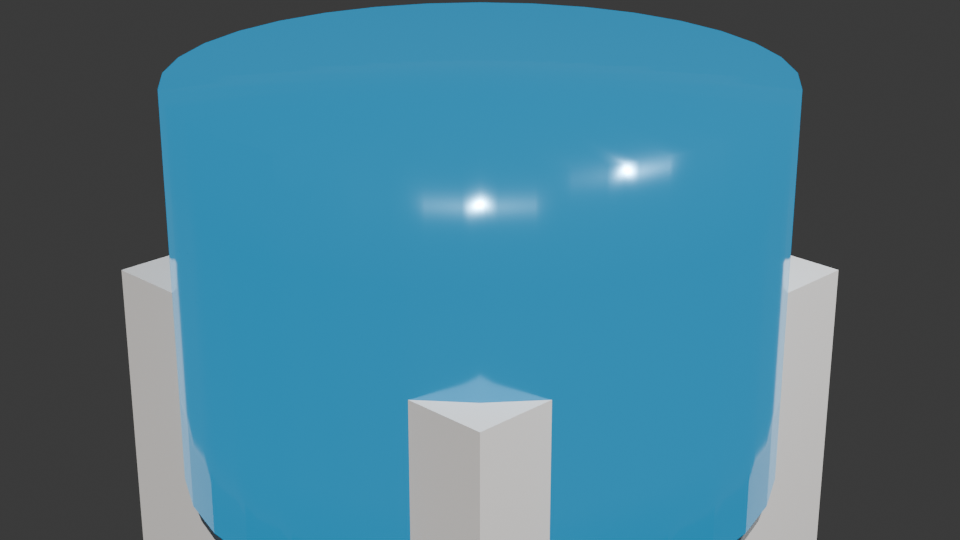
#> input picture Renders/phase2_render.png, 960 x 540 px, found by its file name
$ python vision_inspector.py
#> lines starting #> are read from the running program, lines starting #| are printed output that depends on the picture
### Core/config.py
import os
import sys
from pathlib import Path

# Studio Workspace Roots
PROJECT_ROOT = Path(r"D:\AI Local\Blender AI Studio")
CORE_DIR = PROJECT_ROOT / "Core"
AI_DIR = PROJECT_ROOT / "AI"
BLENDER_DIR = PROJECT_ROOT / "Blender"
GENERATION_DIR = PROJECT_ROOT / "Generation"
ASSETS_DIR = PROJECT_ROOT / "Assets"
PROJECTS_DIR = PROJECT_ROOT / "Projects"
EXPORTS_DIR = PROJECT_ROOT / "Exports"
RENDERS_DIR = PROJECT_ROOT / "Renders"
REPORTS_DIR = PROJECT_ROOT / "Reports"
TESTS_DIR = PROJECT_ROOT / "Tests"
DOCS_DIR = PROJECT_ROOT / "Documentation"

# Subdirectories
INPUT_DIR = GENERATION_DIR / "Input"
OUTPUT_DIR = GENERATION_DIR / "Output"
TEMP_DIR = GENERATION_DIR / "Temporary"
MODELS_DIR = ASSETS_DIR / "Models"
MATERIALS_DIR = ASSETS_DIR / "Materials"
TEXTURES_DIR = ASSETS_DIR / "Textures"
HDRI_DIR = ASSETS_DIR / "HDRI"

# Blender Configuration
BLENDER_LAUNCHER = Path(os.path.expandvars(r"%LOCALAPPDATA%\Microsoft\WindowsApps\blender-launcher.exe"))
BLENDER_APPX_PATH = Path(r"C:\Program Files\WindowsApps\BlenderFoundation.Blender_5.3.0.0_x64__ppwjx1n5r4v9t\Blender\blender.exe")
BLENDER_USER_SCRIPTS = Path(os.path.expandvars(r"%APPDATA%\Blender Foundation\Blender\5.3\scripts"))
BLENDER_USER_CONFIG = Path(os.path.expandvars(r"%APPDATA%\Blender Foundation\Blender\5.3\config"))

# Local AI & Model Paths (Discovered on disk)
LM_STUDIO_APP = Path(r"C:\Program Files\LM Studio\LM Studio.exe")
LM_STUDIO_CLI = Path(r"C:\Program Files\LM Studio\resources\app\.webpack\lms.exe")
LM_STUDIO_API_URL = "http://127.0.0.1:1234/v1"

LOCAL_MODELS = {
    "coder": Path(r"D:\AI Local\lmstudio-community\Qwen2.5-Coder-7B-Instruct-GGUF\Qwen2.5-Coder-7B-Instruct-Q4_K_M.gguf"),
    "vision": Path(r"D:\AI Local\lmstudio-community\Qwen3.5-9B-GGUF\Qwen3.5-9B-Q4_K_M.gguf"),
    "vision_proj": Path(r"D:\AI Local\lmstudio-community\Qwen3.5-9B-GGUF\mmproj-Qwen3.5-9B-BF16.gguf"),
    "reasoning": Path(r"D:\AI Local\lmstudio-community\DeepSeek-R1-0528-Qwen3-8B-GGUF\DeepSeek-R1-0528-Qwen3-8B-Q4_K_M.gguf"),
    "image": Path(r"D:\AI Local\unsloth\Z-Image-Turbo-GGUF\z-image-turbo-Q4_K_M.gguf"),
}

# Network Ports (Strictly Localhost)
BRIDGE_HOST = "127.0.0.1"
BRIDGE_PORT = 9855
MCP_PORT = 9856

# Hardware Budgets (RTX 5060 8GB constraints)
MAX_VRAM_MB = 8151
SAFETY_VRAM_HEADROOM_MB = 1200
MIN_FREE_DISK_GB = 25.0

# Ensure all workspace directories exist
for p in [CORE_DIR, AI_DIR, BLENDER_DIR, GENERATION_DIR, ASSETS_DIR,
          PROJECTS_DIR, EXPORTS_DIR, RENDERS_DIR, REPORTS_DIR, TESTS_DIR, DOCS_DIR,
          INPUT_DIR, OUTPUT_DIR, TEMP_DIR, MODELS_DIR, MATERIALS_DIR, TEXTURES_DIR, HDRI_DIR]:
    p.mkdir(parents=True, exist_ok=True)

### AI/Local/vision_inspector.py
"""
Blender AI Studio - Multimodal Vision & Render Quality Inspector
Inspects reference images, rendered frames, and geometry silhouettes
using PIL heuristics and local Qwen3.5-9B vision adapter.
"""

import os
import sys
import json
import base64
import urllib.request
from pathlib import Path
from typing import Dict, Any, Optional

try:
    from PIL import Image, ImageStat
    HAS_PIL = True
except ImportError:
    HAS_PIL = False

try:
    from Core.config import LM_STUDIO_API_URL, LOCAL_MODELS
except ImportError:
    sys.path.append(str(Path(__file__).resolve().parent.parent.parent))
    from Core.config import LM_STUDIO_API_URL, LOCAL_MODELS


class VisionInspector:
    """Inspects reference images and render outputs."""

    def __init__(self, api_url: str = LM_STUDIO_API_URL):
        self.api_url = api_url.rstrip("/")

    # [8 lines left out: function encode_image_base64, not called in this run]

    @staticmethod
    def analyze_heuristics(image_path: str) -> Dict[str, Any]:
        """Performs fast heuristic visual inspection using Pillow."""
        if not os.path.isfile(image_path):
            return {"valid": False, "error": f"File not found: {image_path}"}

        if not HAS_PIL:
            return {"valid": True, "warning": "PIL not installed, skipped heuristic metrics."}

        try:
            with Image.open(image_path) as img:
#> img is the input picture: PIL image 960x540 RGBA; mean R, G, B, A 71.5, 118.8, 138.4, 255
                width, height = img.size
#> width = 960; height = 540
                format_name = img.format
#> format_name = 'PNG'
                mode = img.mode
#> mode = 'RGBA'

                # Convert to grayscale for luminance statistics
                gray = img.convert("L")
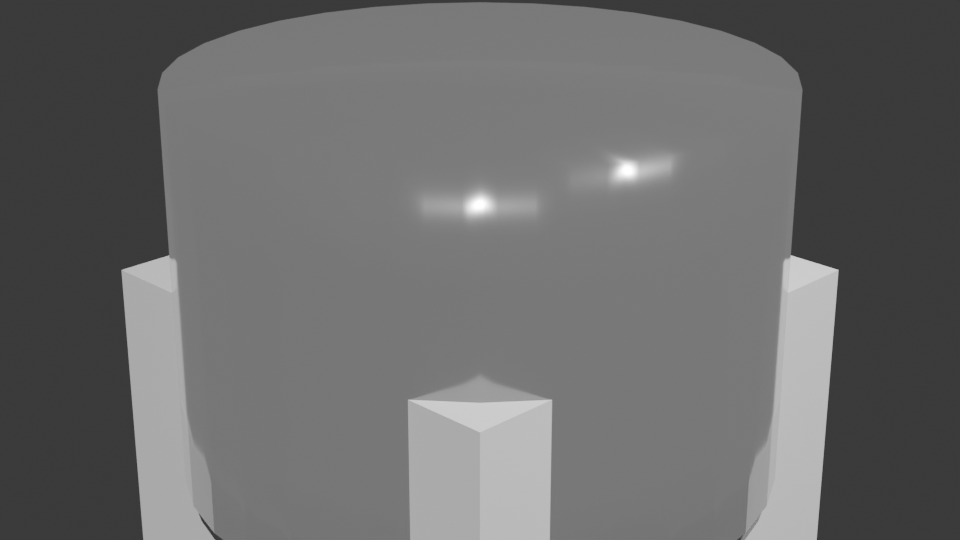
#> gray: PIL image 960x540 L; min 52, max 255, mean 106.9
                stat = ImageStat.Stat(gray)
                mean_lum = stat.mean[0]
#> mean_lum = 106.9
                stddev_lum = stat.stddev[0]
#> stddev_lum = 38.3
                rms = stat.rms[0]
#> rms = 113.5

                # Determine if image is entirely blank / pitch black / blown out
                is_blank = mean_lum < 1.0 or mean_lum > 254.0
#> is_blank = False
                has_good_contrast = stddev_lum > 15.0
#> has_good_contrast = True

                return {
                    "valid": True,
                    "resolution": [width, height],
                    "aspect_ratio": round(width / max(1, height), 3),
                    "format": format_name,
                    "mode": mode,
                    "mean_luminance": round(mean_lum, 2),
                    "contrast_stddev": round(stddev_lum, 2),
                    "is_blank": is_blank,
                    "has_good_contrast": has_good_contrast,
                    "quality_rating": "PASS" if (not is_blank and has_good_contrast) else "NEEDS_ADJUSTMENT"
                }
        except Exception as e:
            return {"valid": False, "error": str(e)}

    # [44 lines left out: function inspect_with_vision_llm, not called in this run]


if __name__ == "__main__":
    inspector = VisionInspector()
    test_render = Path(r"D:\AI Local\Blender AI Studio\Renders\phase2_render.png")
    if test_render.exists():
        report = inspector.analyze_heuristics(str(test_render))
#> report = 10 items
        print(json.dumps(report, indent=2))
#> (printed output is left out)
    else:
        print("No test render to inspect.")
